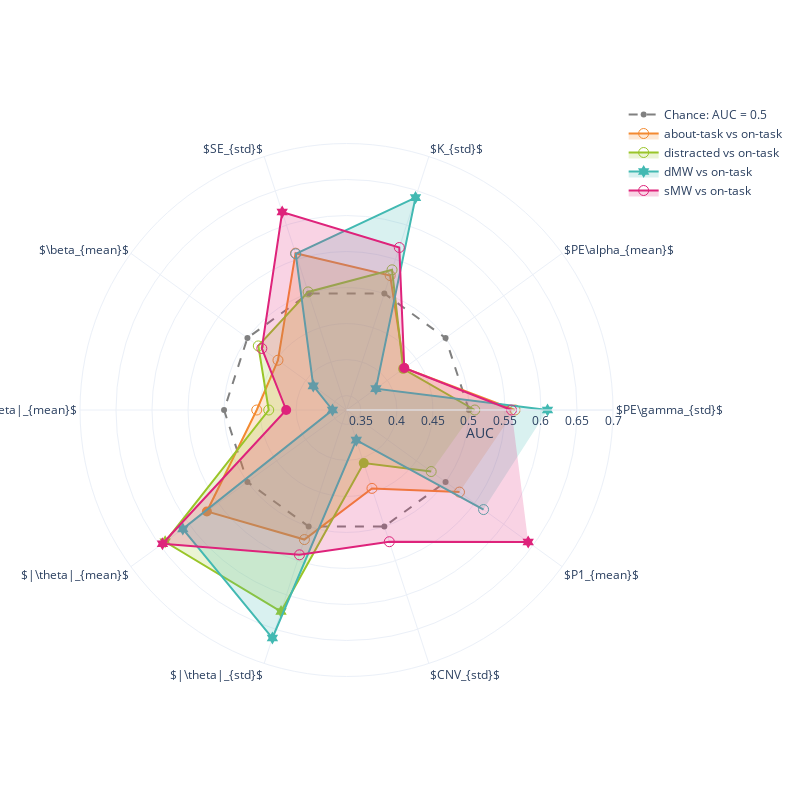

The notebook cell saved with this chart:
### Code cell
ot_contrasts = ['about-task vs on-task','distracted vs on-task', 'dMW vs on-task', 'sMW vs on-task']

df_ot_contrasts = df_all_probe.query(f"comparison in {ot_contrasts}").query("balance == 'over-sample'")
# significants = df_ot_contrasts.query("significant != 'p > 0.05'").markers.unique().tolist()
significants = df_ot_contrasts.query("significant == 'p < 0.05 FDR corrected'").markers.unique().tolist()


distracted_ot =df_ot_contrasts.query("comparison == 'distracted vs on-task'").query(f'markers in {significants}').assign(symbol = lambda df: df.significant.apply(symbol_fun))
dmw_ot = df_ot_contrasts.query("comparison == 'dMW vs on-task'").query(f'markers in {significants}').assign(symbol = lambda df: df.significant.apply(symbol_fun))
smw_ot = df_ot_contrasts.query("comparison == 'sMW vs on-task'").query(f'markers in {significants}').assign(symbol = lambda df: df.significant.apply(symbol_fun))
about_task = df_ot_contrasts.query("comparison == 'about-task vs on-task'").query(f'markers in {significants}').assign(symbol = lambda df: df.significant.apply(symbol_fun))

fig = pgo.Figure()



fig.add_trace(pgo.Scatterpolar(
    r=np.ones(len(distracted_ot['markers'])) * 0.5,
    theta=distracted_ot['markers'],
    name = 'Chance: AUC = 0.5',
    mode = 'lines+markers',
    line = {'color':'grey', 'width': 2, 'dash': 'dash' },
))

fig.add_trace(pgo.Scatterpolar(
    r=about_task.AUC,
    theta=about_task['markers'],
    fill='toself',
    name='about-task vs on-task',
    mode = 'lines+markers',
    marker = {'color':orange, 'size': 10},
    fillcolor= f"rgba{(*hex_to_rgb(orange), 0.2)}",
    marker_symbol= about_task.symbol.to_list()
))

fig.add_trace(pgo.Scatterpolar(
    r=distracted_ot.AUC,
    theta=distracted_ot['markers'],
    fill='toself',
    name='distracted vs on-task',
        mode = 'lines+markers',
    marker = {'color':green, 'size': 10},
    fillcolor= f"rgba{(*hex_to_rgb(green), 0.2)}",
    marker_symbol= distracted_ot.symbol.to_list()
))

fig.add_trace(pgo.Scatterpolar(
    r=dmw_ot.AUC,
    theta=dmw_ot['markers'],
    fill='toself',
    name='dMW vs on-task',
    mode = 'lines+markers',
    marker = {'color':lblue, 'size': 10},
    fillcolor= f"rgba{(*hex_to_rgb(lblue), 0.2)}",
    marker_symbol= dmw_ot.symbol.to_list()
))

fig.add_trace(pgo.Scatterpolar(
    r=smw_ot.AUC,
    theta=smw_ot['markers'],
    fill='toself',
    name='sMW vs on-task',
    mode = 'lines+markers',
    fillcolor= f"rgba{(*hex_to_rgb(pink), 0.2)}",
    marker = {'color':pink, 'size': 10,},
    marker_symbol= smw_ot.symbol.to_list()
))




fig.update_layout(
#     title="All against On-task for Significant markers",
#     legend_title="Classification",
    width=800,
    height=800,
    template = 'plotly_white',
    
  polar=dict(
    radialaxis=dict(
    title = 'AUC',
      visible=True,
        range = [0.33,0.7]
    ),
  ),
    
  showlegend=True
)

fig.show()
# pio.write_json(fig, 'Figs/radar_auc_significant.plotly')

### Figure 1 — Plotly figure (JSON) as saved in the notebook; plotly's stock layout.template omitted (floating-point values rounded to 4 significant figures)
{"data": [{"line": {"color": "grey", "dash": "dash", "width": 2}, "mode": "lines+markers", "name": "Chance: AUC = 0.5", "r": [0.5, 0.5, 0.5, 0.5, 0.5, 0.5, 0.5, 0.5, 0.5, 0.5], "theta": ["$PE\\gamma_{std}$", "$PE\\alpha_{mean}$", "$K_{std}$", "$SE_{std}$", "$\\beta_{mean}$", "$|\\beta|_{mean}$", "$|\\theta|_{mean}$", "$|\\theta|_{std}$", "$CNV_{std}$", "$P1_{mean}$"], "type": "scatterpolar"}, {"fill": "toself", "fillcolor": "rgba(243, 138, 49, 0.2)", "marker": {"color": "#F38A31", "size": 10, "symbol": ["circle-open", "circle", "circle-open", "circle-open", "circle-open", "circle-open", "circle", "circle-open", "circle-open", "circle-open"]}, "mode": "lines+markers", "name": "about-task vs on-task", "r": [0.5641, 0.4292, 0.5262, 0.559, 0.4476, 0.4546, 0.5696, 0.5191, 0.4444, 0.5239], "theta": ["$PE\\gamma_{std}$", "$PE\\alpha_{mean}$", "$K_{std}$", "$SE_{std}$", "$\\beta_{mean}$", "$|\\beta|_{mean}$", "$|\\theta|_{mean}$", "$|\\theta|_{std}$", "$CNV_{std}$", "$P1_{mean}$"], "type": "scatterpolar"}, {"fill": "toself", "fillcolor": "rgba(154, 197, 41, 0.2)", "marker": {"color": "#9AC529", "size": 10, "symbol": ["circle-open", "circle", "circle-open", "circle-open", "circle-open", "circle-open", "hexagram", "hexagram", "circle", "circle-open"]}, "mode": "lines+markers", "name": "distracted vs on-task", "r": [0.5081, 0.4272, 0.5346, 0.5024, 0.4813, 0.438, 0.6412, 0.6242, 0.4075, 0.4753], "theta": ["$PE\\gamma_{std}$", "$PE\\alpha_{mean}$", "$K_{std}$", "$SE_{std}$", "$\\beta_{mean}$", "$|\\beta|_{mean}$", "$|\\theta|_{mean}$", "$|\\theta|_{std}$", "$CNV_{std}$", "$P1_{mean}$"], "type": "scatterpolar"}, {"fill": "toself", "fillcolor": "rgba(66, 185, 178, 0.2)", "marker": {"color": "#42B9B2", "size": 10, "symbol": ["hexagram", "hexagram", "hexagram", "circle-open", "hexagram", "hexagram", "hexagram", "hexagram", "hexagram", "circle-open"]}, "mode": "lines+markers", "name": "dMW vs on-task", "r": [0.6091, 0.3805, 0.6401, 0.5581, 0.3871, 0.3495, 0.6109, 0.6629, 0.374, 0.5652], "theta": ["$PE\\gamma_{std}$", "$PE\\alpha_{mean}$", "$K_{std}$", "$SE_{std}$", "$\\beta_{mean}$", "$|\\beta|_{mean}$", "$|\\theta|_{mean}$", "$|\\theta|_{std}$", "$CNV_{std}$", "$P1_{mean}$"], "type": "scatterpolar"}, {"fill": "toself", "fillcolor": "rgba(222, 35, 123, 0.2)", "marker": {"color": "#DE237B", "size": 10, "symbol": ["circle-open", "circle", "circle-open", "hexagram", "circle-open", "circle", "hexagram", "circle-open", "circle-open", "hexagram"]}, "mode": "lines+markers", "name": "sMW vs on-task", "r": [0.5591, 0.4292, 0.5672, 0.6189, 0.4753, 0.4138, 0.6459, 0.5414, 0.5223, 0.6418], "theta": ["$PE\\gamma_{std}$", "$PE\\alpha_{mean}$", "$K_{std}$", "$SE_{std}$", "$\\beta_{mean}$", "$|\\beta|_{mean}$", "$|\\theta|_{mean}$", "$|\\theta|_{std}$", "$CNV_{std}$", "$P1_{mean}$"], "type": "scatterpolar"}], "layout": {"height": 800, "polar": {"angularaxis": {"type": "category"}, "radialaxis": {"autorange": false, "range": [0.33, 0.7], "title": {"text": "AUC"}, "type": "linear", "visible": true}}, "showlegend": true, "width": 800}}
